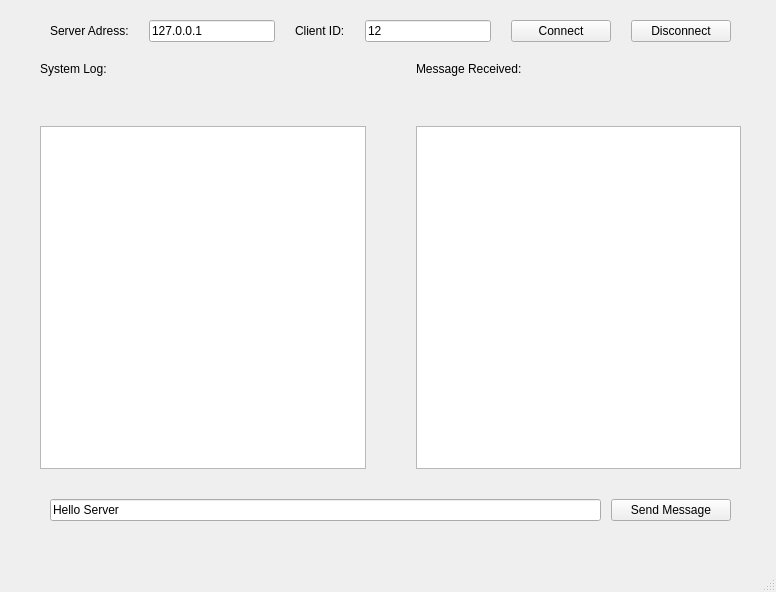
<?xml version="1.0" encoding="UTF-8"?>
<ui version="4.0">
 <class>Client</class>
 <widget class="QMainWindow" name="Client">
  <property name="geometry">
   <rect>
    <x>0</x>
    <y>0</y>
    <width>776</width>
    <height>592</height>
   </rect>
  </property>
  <property name="windowTitle">
   <string>Client</string>
  </property>
  <widget class="QWidget" name="centralwidget">
   <widget class="QWidget" name="verticalLayoutWidget">
    <property name="geometry">
     <rect>
      <x>40</x>
      <y>20</y>
      <width>701</width>
      <height>511</height>
     </rect>
    </property>
    <layout class="QVBoxLayout" name="verticalLayout">
     <property name="spacing">
      <number>20</number>
     </property>
     <property name="sizeConstraint">
      <enum>QLayout::SetDefaultConstraint</enum>
     </property>
     <item>
      <layout class="QHBoxLayout" name="horizontalLayout">
       <property name="spacing">
        <number>20</number>
       </property>
       <property name="leftMargin">
        <number>10</number>
       </property>
       <property name="rightMargin">
        <number>10</number>
       </property>
       <item>
        <widget class="QLabel" name="label">
         <property name="text">
          <string>Server Adress:</string>
         </property>
        </widget>
       </item>
       <item>
        <widget class="QLineEdit" name="serverAdress">
         <property name="text">
          <string>127.0.0.1</string>
         </property>
        </widget>
       </item>
       <item>
        <widget class="QLabel" name="label_2">
         <property name="text">
          <string>Client ID:</string>
         </property>
        </widget>
       </item>
       <item>
        <widget class="QLineEdit" name="clientID">
         <property name="text">
          <string>12</string>
         </property>
        </widget>
       </item>
       <item>
        <widget class="QPushButton" name="connectButton">
         <property name="minimumSize">
          <size>
           <width>100</width>
           <height>0</height>
          </size>
         </property>
         <property name="text">
          <string>Connect</string>
         </property>
        </widget>
       </item>
       <item>
        <widget class="QPushButton" name="disconnectButton">
         <property name="minimumSize">
          <size>
           <width>100</width>
           <height>0</height>
          </size>
         </property>
         <property name="text">
          <string>Disconnect</string>
         </property>
        </widget>
       </item>
      </layout>
     </item>
     <item>
      <layout class="QHBoxLayout" name="horizontalLayout_3">
       <property name="spacing">
        <number>50</number>
       </property>
       <item>
        <layout class="QVBoxLayout" name="verticalLayout_2">
         <item>
          <widget class="QLabel" name="label_3">
           <property name="text">
            <string>System Log:</string>
           </property>
          </widget>
         </item>
         <item>
          <widget class="QTextBrowser" name="sysLogBrowser"/>
         </item>
        </layout>
       </item>
       <item>
        <layout class="QVBoxLayout" name="verticalLayout_3">
         <item>
          <widget class="QLabel" name="label_4">
           <property name="text">
            <string>Message Received:</string>
           </property>
          </widget>
         </item>
         <item>
          <widget class="QTextBrowser" name="msgLogBrowser"/>
         </item>
         <item>
          <layout class="QHBoxLayout" name="horizontalLayout_4"/>
         </item>
        </layout>
       </item>
      </layout>
     </item>
     <item>
      <layout class="QHBoxLayout" name="horizontalLayout_6">
       <property name="spacing">
        <number>10</number>
       </property>
       <property name="leftMargin">
        <number>10</number>
       </property>
       <property name="topMargin">
        <number>10</number>
       </property>
       <property name="rightMargin">
        <number>10</number>
       </property>
       <property name="bottomMargin">
        <number>10</number>
       </property>
       <item>
        <widget class="QLineEdit" name="msgEditor">
         <property name="text">
          <string>Hello Server</string>
         </property>
         <property name="maxLength">
          <number>100</number>
         </property>
        </widget>
       </item>
       <item>
        <widget class="QPushButton" name="sendMsgButton">
         <property name="minimumSize">
          <size>
           <width>120</width>
           <height>0</height>
          </size>
         </property>
         <property name="maximumSize">
          <size>
           <width>150</width>
           <height>16777215</height>
          </size>
         </property>
         <property name="text">
          <string>Send Message</string>
         </property>
        </widget>
       </item>
      </layout>
     </item>
    </layout>
   </widget>
  </widget>
  <widget class="QMenuBar" name="menubar">
   <property name="geometry">
    <rect>
     <x>0</x>
     <y>0</y>
     <width>776</width>
     <height>25</height>
    </rect>
   </property>
  </widget>
  <widget class="QStatusBar" name="statusbar"/>
 </widget>
 <resources/>
 <connections/>
</ui>
